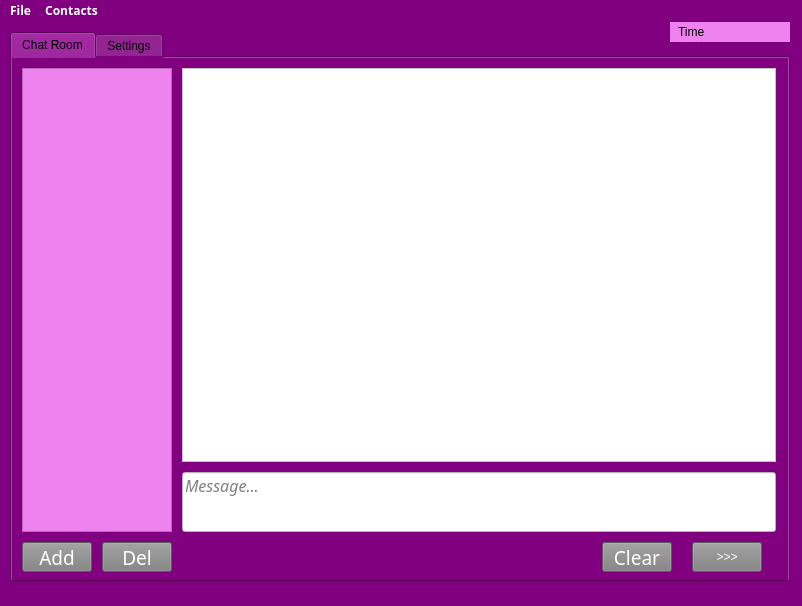
<?xml version="1.0" encoding="UTF-8"?>
<ui version="4.0">
 <class>MainWindow</class>
 <widget class="QMainWindow" name="MainWindow">
  <property name="geometry">
   <rect>
    <x>0</x>
    <y>0</y>
    <width>802</width>
    <height>606</height>
   </rect>
  </property>
  <property name="sizePolicy">
   <sizepolicy hsizetype="Fixed" vsizetype="Fixed">
    <horstretch>0</horstretch>
    <verstretch>0</verstretch>
   </sizepolicy>
  </property>
  <property name="minimumSize">
   <size>
    <width>802</width>
    <height>606</height>
   </size>
  </property>
  <property name="maximumSize">
   <size>
    <width>802</width>
    <height>606</height>
   </size>
  </property>
  <property name="windowTitle">
   <string>Chat</string>
  </property>
  <property name="styleSheet">
   <string notr="true">QWidget {
	color: black;
	background-color: purple;
}

QLineEdit {
	background-color: violet;
}

QListView {
	background-color: white;
}

QPushButton {
	color: white;
	background-color:grey;
	font: 63 14pt &quot;Lucida Sans&quot;;
}</string>
  </property>
  <widget class="QWidget" name="centralwidget">
   <widget class="QTabWidget" name="tabWidget">
    <property name="geometry">
     <rect>
      <x>10</x>
      <y>10</y>
      <width>780</width>
      <height>550</height>
     </rect>
    </property>
    <property name="tabShape">
     <enum>QTabWidget::Rounded</enum>
    </property>
    <property name="currentIndex">
     <number>0</number>
    </property>
    <widget class="QWidget" name="tab_chat">
     <property name="styleSheet">
      <string notr="true"/>
     </property>
     <attribute name="title">
      <string>Chat Room</string>
     </attribute>
     <widget class="QLineEdit" name="lineEdit_input">
      <property name="geometry">
       <rect>
        <x>170</x>
        <y>414</y>
        <width>594</width>
        <height>60</height>
       </rect>
      </property>
      <property name="font">
       <font>
        <family>Lucida Sans</family>
        <pointsize>12</pointsize>
        <italic>true</italic>
       </font>
      </property>
      <property name="styleSheet">
       <string notr="true">background-color: white;
color: black;</string>
      </property>
      <property name="alignment">
       <set>Qt::AlignLeading|Qt::AlignLeft|Qt::AlignTop</set>
      </property>
      <property name="placeholderText">
       <string>Message...</string>
      </property>
     </widget>
     <widget class="QPushButton" name="btn_add_user">
      <property name="geometry">
       <rect>
        <x>10</x>
        <y>484</y>
        <width>70</width>
        <height>30</height>
       </rect>
      </property>
      <property name="font">
       <font>
        <family>Lucida Sans</family>
        <pointsize>14</pointsize>
        <weight>7</weight>
        <italic>false</italic>
        <bold>false</bold>
       </font>
      </property>
      <property name="text">
       <string>Add</string>
      </property>
     </widget>
     <widget class="QPushButton" name="btn_del_user">
      <property name="geometry">
       <rect>
        <x>90</x>
        <y>484</y>
        <width>70</width>
        <height>30</height>
       </rect>
      </property>
      <property name="font">
       <font>
        <family>Lucida Sans</family>
        <pointsize>14</pointsize>
        <weight>7</weight>
        <italic>false</italic>
        <bold>false</bold>
       </font>
      </property>
      <property name="text">
       <string>Del</string>
      </property>
     </widget>
     <widget class="QPushButton" name="btn_send">
      <property name="geometry">
       <rect>
        <x>680</x>
        <y>484</y>
        <width>70</width>
        <height>30</height>
       </rect>
      </property>
      <property name="text">
       <string>&gt;&gt;&gt;</string>
      </property>
     </widget>
     <widget class="QPushButton" name="btn_clear">
      <property name="geometry">
       <rect>
        <x>590</x>
        <y>484</y>
        <width>70</width>
        <height>30</height>
       </rect>
      </property>
      <property name="font">
       <font>
        <family>Lucida Sans</family>
        <pointsize>14</pointsize>
        <weight>7</weight>
        <italic>false</italic>
        <bold>false</bold>
       </font>
      </property>
      <property name="text">
       <string>Clear</string>
      </property>
     </widget>
     <widget class="QListView" name="list_chat">
      <property name="geometry">
       <rect>
        <x>170</x>
        <y>10</y>
        <width>594</width>
        <height>394</height>
       </rect>
      </property>
      <property name="font">
       <font>
        <family>Lucida Sans</family>
        <pointsize>12</pointsize>
       </font>
      </property>
     </widget>
     <widget class="QListView" name="list_contacts">
      <property name="geometry">
       <rect>
        <x>10</x>
        <y>10</y>
        <width>150</width>
        <height>464</height>
       </rect>
      </property>
      <property name="font">
       <font>
        <family>Lucida Sans</family>
        <pointsize>12</pointsize>
       </font>
      </property>
      <property name="styleSheet">
       <string notr="true">background-color: violet;
color: white;</string>
      </property>
     </widget>
    </widget>
    <widget class="QWidget" name="tab_settings">
     <attribute name="title">
      <string>Settings</string>
     </attribute>
     <widget class="QLineEdit" name="lineEdit_address">
      <property name="geometry">
       <rect>
        <x>10</x>
        <y>60</y>
        <width>754</width>
        <height>40</height>
       </rect>
      </property>
      <property name="font">
       <font>
        <family>Lucida Sans</family>
        <pointsize>14</pointsize>
        <weight>75</weight>
        <bold>true</bold>
       </font>
      </property>
      <property name="placeholderText">
       <string>Server address...</string>
      </property>
     </widget>
     <widget class="QLineEdit" name="lineEdit_port">
      <property name="geometry">
       <rect>
        <x>10</x>
        <y>110</y>
        <width>754</width>
        <height>40</height>
       </rect>
      </property>
      <property name="font">
       <font>
        <family>Lucida Sans</family>
        <pointsize>14</pointsize>
        <weight>75</weight>
        <bold>true</bold>
       </font>
      </property>
      <property name="placeholderText">
       <string>Server port...</string>
      </property>
     </widget>
     <widget class="QPushButton" name="btn_connect">
      <property name="geometry">
       <rect>
        <x>50</x>
        <y>170</y>
        <width>674</width>
        <height>40</height>
       </rect>
      </property>
      <property name="font">
       <font>
        <family>Lucida Sans</family>
        <pointsize>14</pointsize>
        <weight>7</weight>
        <italic>false</italic>
        <bold>false</bold>
       </font>
      </property>
      <property name="text">
       <string>Connect</string>
      </property>
     </widget>
     <widget class="QLineEdit" name="lineEdit_name">
      <property name="geometry">
       <rect>
        <x>10</x>
        <y>10</y>
        <width>754</width>
        <height>40</height>
       </rect>
      </property>
      <property name="font">
       <font>
        <family>Lucida Sans</family>
        <pointsize>14</pointsize>
        <weight>75</weight>
        <bold>true</bold>
       </font>
      </property>
      <property name="placeholderText">
       <string>NickName...</string>
      </property>
     </widget>
    </widget>
   </widget>
   <widget class="QLabel" name="lbl_time">
    <property name="geometry">
     <rect>
      <x>670</x>
      <y>0</y>
      <width>120</width>
      <height>20</height>
     </rect>
    </property>
    <property name="styleSheet">
     <string notr="true">background-color: violet;
padding-left: 5px;</string>
    </property>
    <property name="text">
     <string>Time</string>
    </property>
   </widget>
  </widget>
  <widget class="QMenuBar" name="menubar">
   <property name="geometry">
    <rect>
     <x>0</x>
     <y>0</y>
     <width>802</width>
     <height>19</height>
    </rect>
   </property>
   <property name="font">
    <font>
     <family>Lucida Sans</family>
     <weight>75</weight>
     <bold>true</bold>
    </font>
   </property>
   <property name="styleSheet">
    <string notr="true">color: white;</string>
   </property>
   <widget class="QMenu" name="menuFile">
    <property name="title">
     <string>File</string>
    </property>
    <addaction name="actionExit"/>
   </widget>
   <widget class="QMenu" name="menuContacts">
    <property name="title">
     <string>Contacts</string>
    </property>
    <addaction name="actionAdd_contact"/>
    <addaction name="actionDelete_contact"/>
   </widget>
   <addaction name="menuFile"/>
   <addaction name="menuContacts"/>
  </widget>
  <widget class="QStatusBar" name="statusbar"/>
  <action name="actionExit">
   <property name="text">
    <string>Exit</string>
   </property>
  </action>
  <action name="actionAdd_contact">
   <property name="text">
    <string>Add contact</string>
   </property>
  </action>
  <action name="actionDelete_contact">
   <property name="text">
    <string>Delete contact</string>
   </property>
  </action>
 </widget>
 <resources/>
 <connections/>
</ui>
